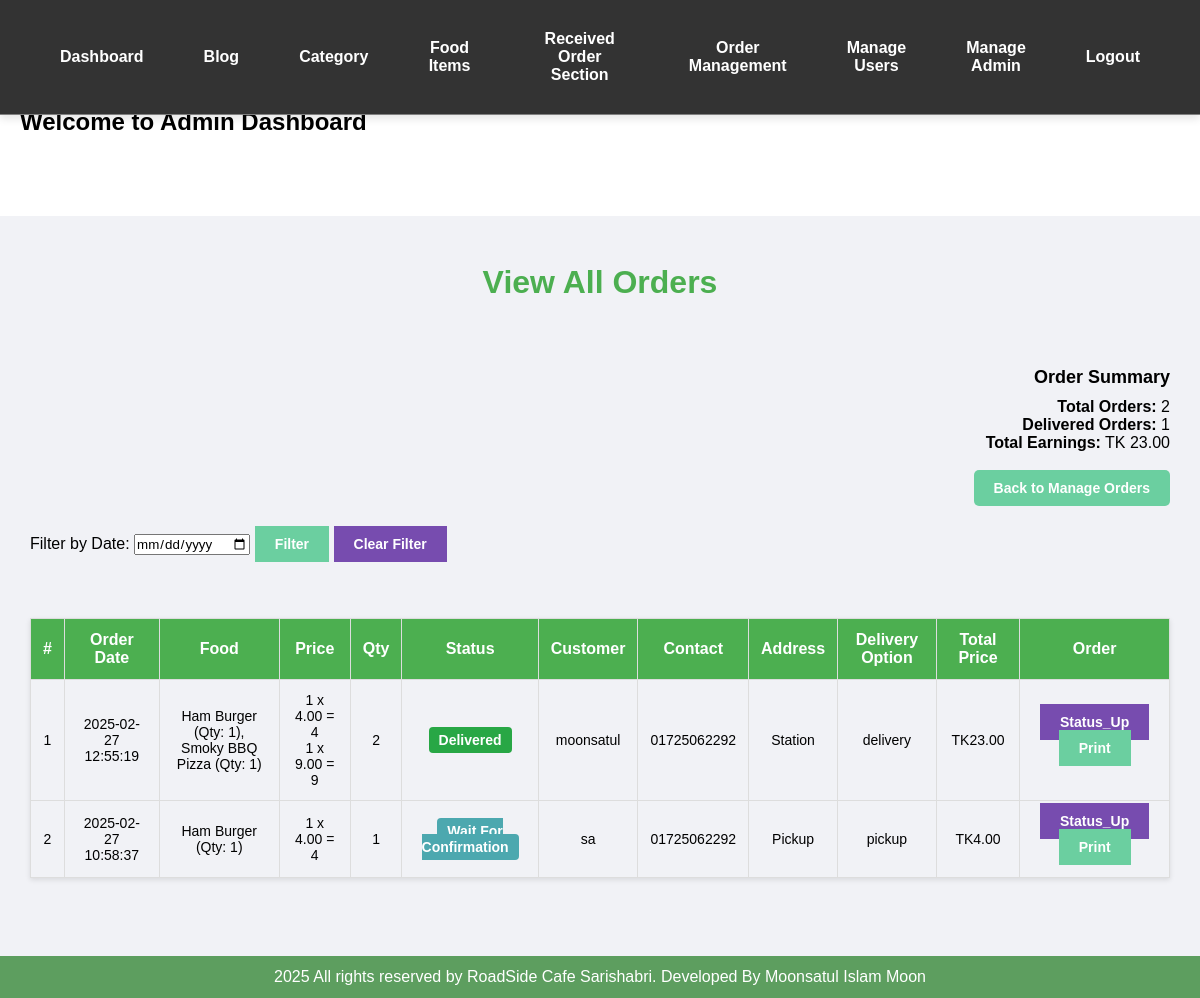
The app's page /admin/view-all-order.php (signed in) with its own data.
### tables this page shows
CREATE TABLE `tbl_order` (
  `id` int(11) NOT NULL,
  `user_id` int(11) DEFAULT NULL,
  `total` decimal(10,2) NOT NULL,
  `address` text NOT NULL,
  `status` enum('Wait For Confirmation','Accepted','Processing','Ready For Delivery','Delivered','Cancelled') DEFAULT 'Wait For Confirmation',
  `name` varchar(255) NOT NULL,
  `phone` varchar(15) NOT NULL,
  `account_holder` varchar(255) NOT NULL,
  `delivery_charge` decimal(10,2) DEFAULT 0.00,
  `delivery_option` enum('delivery','pickup') DEFAULT 'pickup',
  `created_at` timestamp NOT NULL DEFAULT current_timestamp(),
  `updated_at` timestamp NOT NULL DEFAULT current_timestamp() ON UPDATE current_timestamp()
);

CREATE TABLE `tbl_food` (
  `id` int(10) UNSIGNED NOT NULL,
  `title` varchar(100) NOT NULL,
  `description` text NOT NULL,
  `price` decimal(10,2) NOT NULL,
  `image_name` varchar(255) NOT NULL,
  `category_id` int(10) UNSIGNED NOT NULL,
  `featured` varchar(10) NOT NULL,
  `active` varchar(10) NOT NULL,
  `offer_price` decimal(10,2) NOT NULL DEFAULT 0.00
);

### admin/view-all-order.php (the view, shortened to what this page needs)
<?php include('partials/menu.php'); ?>
<div class="main-content">
    <div class="wrapper">
        <h1 class="heading">View All Orders</h1>
        <br />
        <br />
        <div class="order-summary" id="order-summary">
            <h3> Order Summary</h3>
            <?php
                  $total_orders_sql = "SELECT COUNT(*) AS total_orders FROM tbl_order";
                  $total_orders_res = mysqli_query($conn, $total_orders_sql);
                  $total_orders_row = mysqli_fetch_assoc($total_orders_res);
                  $total_orders = $total_orders_row['total_orders'];
                  $delivered_orders_sql = "SELECT COUNT(*) AS delivered_orders FROM tbl_order WHERE status='Delivered'";
                  $delivered_orders_res = mysqli_query($conn, $delivered_orders_sql);
                  $delivered_orders_row = mysqli_fetch_assoc($delivered_orders_res);
                  $delivered_orders = $delivered_orders_row['delivered_orders'];
                  $total_earnings_sql = "SELECT SUM(total) AS total_earnings FROM tbl_order WHERE status='Delivered'";
                  $total_earnings_res = mysqli_query($conn, $total_earnings_sql);
                  $total_earnings_row = mysqli_fetch_assoc($total_earnings_res);
                  $total_earnings = $total_earnings_row['total_earnings'];
                  echo "<p><strong>Total Orders:</strong> $total_orders</p>";
                  echo "<p><strong>Delivered Orders:</strong> $delivered_orders</p>";
                  echo "<p><strong>Total Earnings:</strong> TK $total_earnings</p>";
                  ?>
             <br>
            <a href="manage-order.php" class="btn btn-primary">Back to Manage Orders</a>
        </div>
<form method="GET" action="" style="margin-bottom: 20px;">
            <label for="date">Filter by Date:</label>
            <input type="date" name="date" id="date" required>
            <input type="submit" value="Filter" class="btn-primary">
            <button type="button" id="clear-filter" class="btn-secondary">Clear Filter</button>
        </form>
        <br /><br />
        <table class="tbl-full">
            <thead>
                <tr>
                    <th>#</th>
                    <th>Order Date</th>
                    <th>Food</th>
                    <th>Price</th>
                    <th>Qty</th>
                    <th>Status</th>
                    <th>Customer</th>
                    <th>Contact</th>
                    <th>Address</th>
                    <th>Delivery Option</th>
                    <th>Total Price</th>
                    <th>Order</th>
                </tr>
            </thead>
            <tbody>
            <?php
                if (isset($_GET['date'])) {
                    $date = $_GET['date'];
                    $sql = "SELECT * FROM tbl_order WHERE DATE(created_at) = '$date' ORDER BY created_at DESC";
                } else {
                    $sql = "SELECT * FROM tbl_order ORDER BY created_at DESC";
                }
                $res = mysqli_query($conn, $sql);
                $count = mysqli_num_rows($res);
                $sn = 1;
                if($count > 0) {
                    while($row = mysqli_fetch_assoc($res)) {
                        $id = $row['id'];
                        $total = $row['total'];
                        $order_date = $row['created_at'];
                        $status = $row['status'];
                        $customer_name = $row['name'];
                        $customer_contact = $row['phone'];
                        $customer_address = $row['address'];
                        $delivery_option = $row['delivery_option'];
                        $food_sql = "SELECT * FROM tbl_order_items WHERE order_id='$id'";
                        $food_res = mysqli_query($conn, $food_sql);
                        $food_data = [];
                        while ($food_row = mysqli_fetch_assoc($food_res)) {
                            $food_id = $food_row['food_id'];
                            $quantity = $food_row['quantity'];
                            $food_name_sql = "SELECT title, price FROM tbl_food WHERE id='$food_id'";
                            $food_name_res = mysqli_query($conn, $food_name_sql);
                            $food_name_row = mysqli_fetch_assoc($food_name_res);
                            $food_data[] = [
                                'food_name' => $food_name_row['title'],
                                'price' => $food_name_row['price'],
                                'quantity' => $quantity,
                                'item_total' => $quantity * $food_name_row['price']
                            ];
                        }
                        $food_list = '';
                        foreach ($food_data as $item) {
                            $food_list .= $item['food_name'] . " (Qty: " . $item['quantity'] . "), ";
                        }
                        $food_list = rtrim($food_list, ', ');
                        $total_price = $total;
                        ?>
                        <tr>
                            <td><?php echo $sn++; ?> </td>
                            <td><?php echo $order_date; ?></td>
                            <td><?php echo $food_list; ?></td>
                            <td>
                                <?php
                                foreach ($food_data as $item) {
                                    $item_total = $item['item_total'];
                                    echo $item['quantity'] . " x " . $item['price'] . " = " . $item_total . "<br>";
                                }
                                ?>
                            </td>
                            <td>
                                <?php
                                    $qty_sql = "SELECT SUM(quantity) as qty FROM tbl_order_items WHERE order_id='$id'";
                                    $qty_res = mysqli_query($conn, $qty_sql);
                                    $qty_row = mysqli_fetch_assoc($qty_res);
                                    echo $qty_row['qty'];
                                ?>
                            </td>
                           <td>
                                <?php
                                    if ($status == "Accepted") {
                                        echo "<label class='status accepted'>$status</label>";
                                    } elseif ($status == "Wait For Confirmation") {
                                        echo "<label class='status confirm'>$status</label>";
                                    }
                                     elseif ($status == "Processing") {
                                        echo "<label class='status processing'>$status</label>";
                                    }
                                     elseif ($status == "Ready For Delivery") {
                                        echo "<label class='status ready'>$status</label>";
                                    } elseif ($status == "Delivered") {
                                        echo "<label class='status delivered'>$status</label>";
                                    } elseif ($status == "Cancelled") {
                                        echo "<label class='status cancelled'>$status</label>";
                                    }
                                ?>
                            </td>
                            <td><?php echo $customer_name; ?></td>
                            <td><?php echo $customer_contact; ?></td>
                            <td><?php echo $customer_address; ?></td>
                            <td><?php echo $delivery_option; ?></td>
                            <td><?php echo 'TK' . $total_price; ?></td>
                            <td>
                                <a href="<?php echo SITEURL; ?>admin/update-order.php?id=<?php echo $id; ?>" class="btn-secondary">Status_Up</a>
                                <button onclick="printOrder('<?php echo $id; ?>')" class="btn-primary">Print</button>
                            </td>
                        </tr>
                    <?php
                    }
                } else {
                    echo "<tr><td colspan='13' class='error'>No Orders Available</td></tr>";
                }
            ?>
            </tbody>
        </table>
    </div>
</div>
<?php include('partials/footer.php'); ?>

### css/admin.css (style rules this page uses)
* { margin: 0; padding: 0; font-family: Arial, Helvetica, sans-serif; }
.wrapper { padding: 1%; width: 80%; margin: 0 auto; }
.tbl-full { width: 100%; }
table { border-collapse: collapse; width: 100%; }
th, td { padding: 8px; text-align: left; border-bottom: 1px solid #ddd; }
table tr th { border-bottom: 1px solid black; padding: 1%; text-align: left; }
table tr td { padding: 1%; }
.btn-primary { background-color: #1e90ff; padding: 1%; color: white; text-decoration: none; font-weight: bold; }
.btn-secondary { background-color: #7bed9f; padding: 1%; color: black; text-decoration: none; font-weight: bold; }
.main-content { background-color: #f1f2f6; padding: 3% 0; }

### admin/view-all-order.php (style rules this page uses)
.btn { display: inline-block; padding: 10px 20px; background-color: #6a5acd; color: #fff; text-decoration: none; border-radius: 5px; transition: background-color 0.3s ease; }
.btn-secondary { background-color: #6a5acd; }
.wrapper { width: 95%; margin: 0 auto; }
.heading { font-size: 32px; text-align: center; color: #4CAF50; margin-bottom: 30px; }
.tbl-full { width: 100%; border-collapse: collapse; box-shadow: 0 2px 5px rgba(0, 0, 0, 0.1); margin-bottom: 30px; }
.tbl-full th, .tbl-full td { padding: 12px; text-align: center; border: 1px solid #ddd; font-size: 16px; }
.tbl-full th { background-color: #4CAF50; color: white; }
.tbl-full td { font-size: 14px; }
.btn-primary { background-color:rgb(107, 207, 160); color: white; padding: 10px 20px; font-size: 14px; border: none; cursor: pointer; }
.btn-secondary { background-color:rgb(119, 76, 175); color: white; padding: 10px 20px; font-size: 14px; border: none; cursor: pointer; }
.status { font-weight: bold; padding: 5px 10px; border-radius: 4px; }
.status.confirm { background-color:rgb(76, 168, 175); color: white; }
.status.delivered { background-color: #28a745; color: white; }
.order-summary { text-align: right; margin-bottom: 20px; }
.order-summary h3 { font-size: 18px; margin-bottom: 10px; }
.order-summary p { font-size: 16px; }

### records on screen
tbl_order: created_at "2025-02-27 12:55:19", food_list "Ham Burger (Qty: 1), Smoky BBQ Pizza (Qty: 1)", quantity "1", price "4.00", item_total "4", qty "2", status "Delivered", name "moonsatul", phone "01725062292", address "Station", delivery_option "delivery", total "23.00"
tbl_food: quantity "1", price "9.00", item_total "9"
tbl_order: created_at "2025-02-27 10:58:37", food_list "Ham Burger (Qty: 1)", quantity "1", price "4.00", item_total "4", qty "1", status "Wait For Confirmation", name "sa", phone "01725062292", address "Pickup", delivery_option "pickup", total "4.00"

### other values on screen
$total_orders "2"
$delivered_orders "1"
$total_earnings "23.00"
